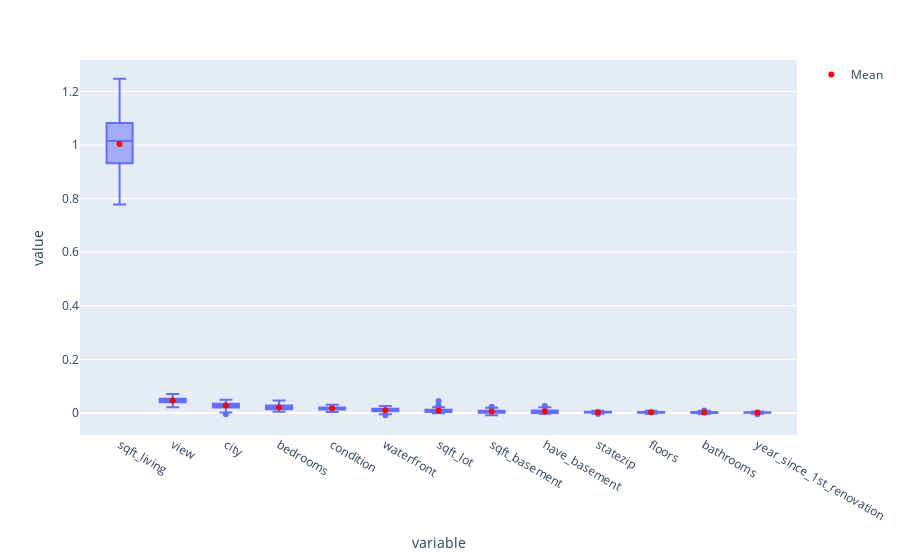

Notebook code for this chart:
### Code cell
from sklearn.model_selection import cross_val_score

baseline_cv_results = cross_val_score(cv_model, X, y, cv=6)  # use the same number of cvs
baseline_score = baseline_cv_results.mean()

import plotly.express as px
import plotly.graph_objects as go

# create df with columns = each feature, rows = score for each permutation each cv (600 in your case)
df_results = pd.DataFrame(data=perm.results_, columns=X.columns)
# feat_imps values will be same as perm.feature_importances_, but as a pd.Series with index labels corresponding to the feature names
feat_imps = df_results.mean().sort_values(ascending=False)
# reorder columns from most to least important
df_results = df_results[feat_imps.index]
# create boxplots of full results. pd.melt() is a handy way to reformat into a longform dataframe that plays well with plotly express.
fig = px.box(df_results.melt(), x='variable', y='value', orientation='v')
# add a marker showing the mean feature importance for each
fig.add_trace(go.Scatter(x=feat_imps.index, y=feat_imps.values, mode='markers', marker=dict(color='red'), name = 'Mean'))
fig

### Figure 1 — Plotly figure (JSON) as saved in the notebook; plotly's stock layout.template omitted (floating-point values rounded to 4 significant figures; data arrays with more than 128 entries replaced by an {"elided": "..."} marker saying what was removed)
{"data": [{"alignmentgroup": "True", "hovertemplate": "variable=%{x}<br>value=%{y}<extra></extra>", "legendgroup": "", "marker": {"color": "#636efa"}, "name": "", "notched": false, "offsetgroup": "", "orientation": "v", "showlegend": false, "type": "box", "x": {"elided": "1625 str values"}, "x0": " ", "xaxis": "x", "y": {"elided": "1625 float values"}, "y0": " ", "yaxis": "y"}, {"marker": {"color": "red"}, "mode": "markers", "name": "Mean", "type": "scatter", "x": ["sqft_living", "view", "city", "bedrooms", "condition", "waterfront", "sqft_lot", "sqft_basement", "have_basement", "statezip", "floors", "bathrooms", "year_since_1st_renovation"], "y": [1.004, 0.04657, 0.02767, 0.02085, 0.01748, 0.01059, 0.009071, 0.005818, 0.005363, 0.003209, 0.002444, 0.002312, 0.001942]}], "layout": {"boxmode": "group", "legend": {"tracegroupgap": 0}, "margin": {"t": 60}, "xaxis": {"anchor": "y", "domain": [0, 1], "title": {"text": "variable"}}, "yaxis": {"anchor": "x", "domain": [0, 1], "title": {"text": "value"}}}}
